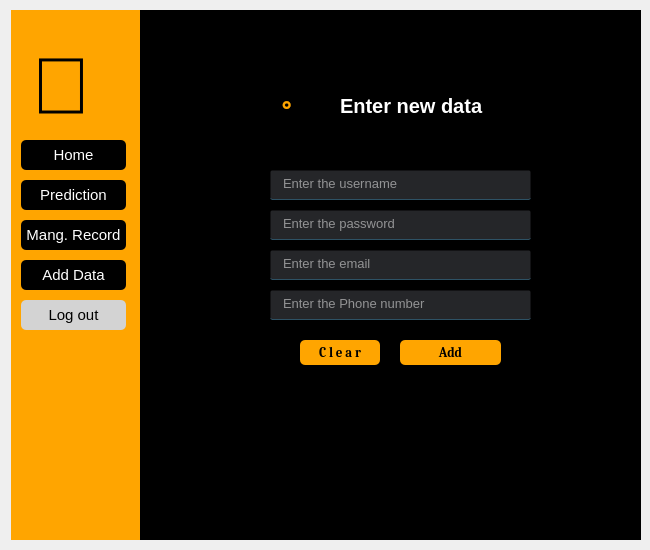
<?xml version="1.0" encoding="UTF-8"?>
<ui version="4.0">
 <class>Form</class>
 <widget class="QWidget" name="Form">
  <property name="geometry">
   <rect>
    <x>0</x>
    <y>0</y>
    <width>650</width>
    <height>550</height>
   </rect>
  </property>
  <property name="windowTitle">
   <string>Form</string>
  </property>
  <widget class="QWidget" name="navwidget" native="true">
   <property name="geometry">
    <rect>
     <x>11</x>
     <y>10</y>
     <width>130</width>
     <height>530</height>
    </rect>
   </property>
   <property name="styleSheet">
    <string notr="true">background-color:orange;</string>
   </property>
   <widget class="QPushButton" name="predformbutton">
    <property name="geometry">
     <rect>
      <x>10</x>
      <y>170</y>
      <width>105</width>
      <height>30</height>
     </rect>
    </property>
    <property name="font">
     <font>
      <pointsize>11</pointsize>
      <weight>50</weight>
      <bold>false</bold>
     </font>
    </property>
    <property name="styleSheet">
     <string notr="true">QPushButton#predformbutton{
background-color:black;
color:white;
border-radius:5px;
}

QPushButton#predformbutton:pressed{
background-color:orange;
}

</string>
    </property>
    <property name="text">
     <string>Prediction</string>
    </property>
   </widget>
   <widget class="QPushButton" name="viewbutton">
    <property name="geometry">
     <rect>
      <x>10</x>
      <y>210</y>
      <width>105</width>
      <height>30</height>
     </rect>
    </property>
    <property name="font">
     <font>
      <pointsize>11</pointsize>
      <weight>50</weight>
      <bold>false</bold>
     </font>
    </property>
    <property name="styleSheet">
     <string notr="true">QPushButton#viewbutton{
background-color:black;
color:white;
border-radius:5px;
}

QPushButton#viewbutton:pressed{
background-color:orange;
}

</string>
    </property>
    <property name="text">
     <string>Mang. Record</string>
    </property>
   </widget>
   <widget class="QPushButton" name="dbbutton">
    <property name="geometry">
     <rect>
      <x>10</x>
      <y>250</y>
      <width>105</width>
      <height>30</height>
     </rect>
    </property>
    <property name="font">
     <font>
      <pointsize>11</pointsize>
      <weight>50</weight>
      <bold>false</bold>
     </font>
    </property>
    <property name="styleSheet">
     <string notr="true">QPushButton#dbbutton{
background-color:black;
color:white;
border-radius:5px;
}

QPushButton#dbbutton:pressed{
background-color:orange;
}

</string>
    </property>
    <property name="text">
     <string>Add Data</string>
    </property>
   </widget>
   <widget class="QPushButton" name="logoutbutton">
    <property name="geometry">
     <rect>
      <x>10</x>
      <y>290</y>
      <width>105</width>
      <height>30</height>
     </rect>
    </property>
    <property name="font">
     <font>
      <pointsize>11</pointsize>
      <weight>50</weight>
      <bold>false</bold>
     </font>
    </property>
    <property name="styleSheet">
     <string notr="true">QPushButton#logoutbutton{
background-color:lightgrey;
color:black;
border-radius:5px;
}

QPushButton#logoutbutton:pressed{
background-color:orange;
}

</string>
    </property>
    <property name="text">
     <string>Log out</string>
    </property>
   </widget>
   <widget class="QLabel" name="label_3">
    <property name="geometry">
     <rect>
      <x>20</x>
      <y>40</y>
      <width>91</width>
      <height>71</height>
     </rect>
    </property>
    <property name="font">
     <font>
      <pointsize>60</pointsize>
      <weight>75</weight>
      <bold>true</bold>
     </font>
    </property>
    <property name="text">
     <string></string>
    </property>
   </widget>
   <widget class="QPushButton" name="homebutton">
    <property name="geometry">
     <rect>
      <x>10</x>
      <y>130</y>
      <width>105</width>
      <height>30</height>
     </rect>
    </property>
    <property name="font">
     <font>
      <pointsize>11</pointsize>
      <weight>50</weight>
      <bold>false</bold>
     </font>
    </property>
    <property name="styleSheet">
     <string notr="true">QPushButton#homebutton{
background-color:black;
color:white;
border-radius:5px;
}

QPushButton#homebutton:pressed{
background-color:orange;
}

</string>
    </property>
    <property name="text">
     <string>Home</string>
    </property>
   </widget>
  </widget>
  <widget class="QWidget" name="displaywidget" native="true">
   <property name="geometry">
    <rect>
     <x>140</x>
     <y>10</y>
     <width>501</width>
     <height>530</height>
    </rect>
   </property>
   <property name="styleSheet">
    <string notr="true">background-color:black;</string>
   </property>
   <widget class="QLabel" name="label">
    <property name="geometry">
     <rect>
      <x>200</x>
      <y>80</y>
      <width>161</width>
      <height>31</height>
     </rect>
    </property>
    <property name="font">
     <font>
      <pointsize>15</pointsize>
      <weight>75</weight>
      <bold>true</bold>
     </font>
    </property>
    <property name="styleSheet">
     <string notr="true">color:white;</string>
    </property>
    <property name="frameShape">
     <enum>QFrame::NoFrame</enum>
    </property>
    <property name="text">
     <string>Enter new data </string>
    </property>
   </widget>
   <widget class="QLabel" name="label_2">
    <property name="geometry">
     <rect>
      <x>140</x>
      <y>80</y>
      <width>41</width>
      <height>51</height>
     </rect>
    </property>
    <property name="font">
     <font>
      <pointsize>30</pointsize>
      <weight>75</weight>
      <bold>true</bold>
     </font>
    </property>
    <property name="styleSheet">
     <string notr="true">color:orange;</string>
    </property>
    <property name="text">
     <string></string>
    </property>
   </widget>
   <widget class="QLineEdit" name="dbphonelineEdit">
    <property name="geometry">
     <rect>
      <x>130</x>
      <y>280</y>
      <width>261</width>
      <height>30</height>
     </rect>
    </property>
    <property name="font">
     <font>
      <pointsize>10</pointsize>
     </font>
    </property>
    <property name="styleSheet">
     <string notr="true">background-color:rgba(47,49,52,200);
color:white;
border-radius:2px;
padding-left:10px;
border:1px solid rgba(0,0,0,0);
border-bottom-color:rgba(46,82,101,255);
padding-bottom:3px;</string>
    </property>
    <property name="placeholderText">
     <string>Enter the Phone number </string>
    </property>
   </widget>
   <widget class="QPushButton" name="addbutton">
    <property name="geometry">
     <rect>
      <x>260</x>
      <y>330</y>
      <width>101</width>
      <height>25</height>
     </rect>
    </property>
    <property name="font">
     <font>
      <family>Cambria</family>
      <pointsize>10</pointsize>
      <weight>75</weight>
      <bold>true</bold>
     </font>
    </property>
    <property name="styleSheet">
     <string notr="true">QPushButton#addbutton{
background-color:orange;
color:black;
border-radius:5px;
}

QPushButton#addbutton:pressed{
background-color:lightgrey;
}</string>
    </property>
    <property name="text">
     <string>Add</string>
    </property>
   </widget>
   <widget class="QLineEdit" name="dbpasslineEdit">
    <property name="geometry">
     <rect>
      <x>130</x>
      <y>200</y>
      <width>261</width>
      <height>30</height>
     </rect>
    </property>
    <property name="font">
     <font>
      <pointsize>10</pointsize>
     </font>
    </property>
    <property name="styleSheet">
     <string notr="true">background-color:rgba(47,49,52,200);
color:white;
border-radius:2px;
padding-left:10px;
border:1px solid rgba(0,0,0,0);
border-bottom-color:rgba(46,82,101,255);
padding-bottom:3px;</string>
    </property>
    <property name="echoMode">
     <enum>QLineEdit::Password</enum>
    </property>
    <property name="placeholderText">
     <string>Enter the password</string>
    </property>
   </widget>
   <widget class="QPushButton" name="dbclearbutton">
    <property name="geometry">
     <rect>
      <x>160</x>
      <y>330</y>
      <width>80</width>
      <height>25</height>
     </rect>
    </property>
    <property name="font">
     <font>
      <family>Cambria</family>
      <pointsize>10</pointsize>
      <weight>75</weight>
      <bold>true</bold>
     </font>
    </property>
    <property name="styleSheet">
     <string notr="true">QPushButton#dbclearbutton{
background-color:orange;
color:black;
border-radius:5px;
}

QPushButton#dbclearbutton:pressed{
background-color:lightgrey;
}</string>
    </property>
    <property name="text">
     <string>C l e a r</string>
    </property>
   </widget>
   <widget class="QLineEdit" name="dbemaillineEdit">
    <property name="geometry">
     <rect>
      <x>130</x>
      <y>240</y>
      <width>261</width>
      <height>30</height>
     </rect>
    </property>
    <property name="font">
     <font>
      <pointsize>10</pointsize>
     </font>
    </property>
    <property name="styleSheet">
     <string notr="true">background-color:rgba(47,49,52,200);
color:white;
border-radius:2px;
padding-left:10px;
border:1px solid rgba(0,0,0,0);
border-bottom-color:rgba(46,82,101,255);
padding-bottom:3px;</string>
    </property>
    <property name="placeholderText">
     <string>Enter the email</string>
    </property>
   </widget>
   <widget class="QLineEdit" name="dbnamelineEdit">
    <property name="geometry">
     <rect>
      <x>130</x>
      <y>160</y>
      <width>261</width>
      <height>30</height>
     </rect>
    </property>
    <property name="font">
     <font>
      <pointsize>10</pointsize>
     </font>
    </property>
    <property name="styleSheet">
     <string notr="true">background-color:rgba(47,49,52,200);
color:white;
border-radius:2px;
padding-left:10px;
border:1px solid rgba(0,0,0,0);
border-bottom-color:rgba(46,82,101,255);
padding-bottom:3px;</string>
    </property>
    <property name="placeholderText">
     <string>Enter the username</string>
    </property>
   </widget>
  </widget>
 </widget>
 <resources/>
 <connections/>
</ui>
